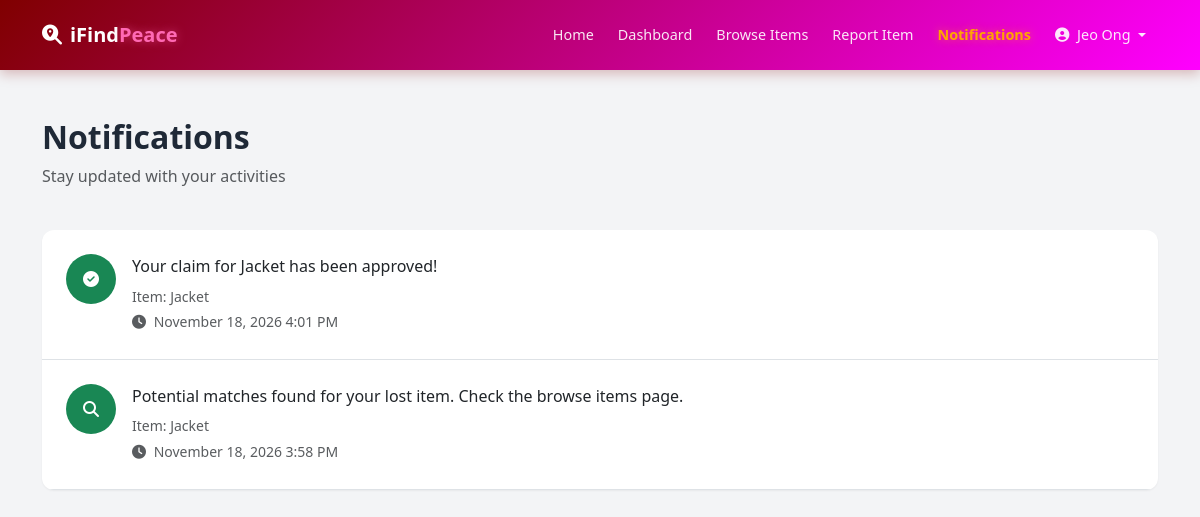
Screenshot of /notifications.php (signed in) with the database file from the repository.
### tables this page shows
CREATE TABLE `notifications` (
  `notification_id` int(11) NOT NULL,
  `user_id` int(11) NOT NULL,
  `item_id` int(11) DEFAULT NULL,
  `notification_type` enum('match_found','claim_approved','claim_rejected','item_expired','deadline_reminder','admin_message') NOT NULL,
  `message` text NOT NULL,
  `is_read` tinyint(1) DEFAULT 0,
  `created_at` timestamp NOT NULL DEFAULT current_timestamp()
);

CREATE TABLE `items` (
  `item_id` int(11) NOT NULL,
  `user_id` int(11) NOT NULL,
  `category_id` int(11) NOT NULL,
  `item_name` varchar(200) NOT NULL,
  `item_type` enum('lost','found') NOT NULL,
  `description` text NOT NULL,
  `location_found` varchar(200) DEFAULT NULL,
  `location_lost` varchar(200) DEFAULT NULL,
  `date_found` date DEFAULT NULL,
  `date_lost` date DEFAULT NULL,
  `image_path` varchar(255) DEFAULT NULL,
  `color` varchar(50) DEFAULT NULL,
  `brand` varchar(100) DEFAULT NULL,
  `status` enum('pending','claimed','returned','donated','expired') DEFAULT 'pending',
  `is_verified` tinyint(1) DEFAULT 0,
  `view_count` int(11) DEFAULT 0,
  `created_at` timestamp NOT NULL DEFAULT current_timestamp(),
  `updated_at` timestamp NOT NULL DEFAULT current_timestamp() ON UPDATE current_timestamp()
);

### config/config.php (called while the page is built, shortened)
<?php
function isLoggedIn() {
    return isset($_SESSION['user_id']);
}
function isAdmin() {
    return isset($_SESSION['user_type']) && $_SESSION['user_type'] === 'admin';
}
?>

### notifications.php (the view, shortened to what this page needs)
<?php
require_once 'config/config.php';
$conn = getDBConnection();
$user_id = $_SESSION['user_id'];
$conn->query("UPDATE notifications SET is_read = TRUE WHERE user_id = $user_id");
$query = "SELECT n.*, i.item_name
          FROM notifications n
          LEFT JOIN items i ON n.item_id = i.item_id
          WHERE n.user_id = ?
          ORDER BY n.created_at DESC";
$stmt = $conn->prepare($query);
$stmt->bind_param("i", $user_id);
$stmt->execute();
$notifications = $stmt->get_result();
?>
<!DOCTYPE html>
<html lang="en">
<head>
    <link href="https://cdn.jsdelivr.net/npm/bootstrap@5.3.0/dist/css/bootstrap.min.css" rel="stylesheet">
    <link href="https://cdnjs.cloudflare.com/ajax/libs/font-awesome/6.4.0/css/all.min.css" rel="stylesheet">
    <link href="assets/css/style.css" rel="stylesheet">
</head>
<body>
    <nav class="navbar navbar-expand-lg navbar-dark sticky-top">
        <div class="container">
            <a class="navbar-brand" href="index.php">
                <i class="fas fa-search-location me-2"></i>iFind<span>Peace</span>
            </a>
            <div class="collapse navbar-collapse" id="navbarNav">
                <ul class="navbar-nav ms-auto">
                    <li class="nav-item">
                        <a class="nav-link" href="index.php">Home</a>
                    </li>
                    <?php if (isLoggedIn()): ?>
                        <li class="nav-item">
                            <a class="nav-link" href="<?php echo isAdmin() ? 'admin/dashboard.php' : 'dashboard.php'; ?>">Dashboard</a>
                        </li>
                    <?php endif; ?>
                    <li class="nav-item">
                        <a class="nav-link" href="items.php">Browse Items</a>
                    </li>
                    <li class="nav-item">
                        <a class="nav-link" href="report.php">Report Item</a>
                    </li>
                    <li class="nav-item">
                        <a class="nav-link active" href="notifications.php">Notifications</a>
                    </li>
                    <li class="nav-item dropdown">
                        <a class="nav-link dropdown-toggle" href="#" data-bs-toggle="dropdown">
                            <i class="fas fa-user-circle me-1"></i>
                            <?php echo htmlspecialchars($_SESSION['full_name']); ?>
                        </a>
                    </li>
                </ul>
            </div>
        </div>
    </nav>
    <div class="container py-5">
        <div class="row mb-4">
            <div class="col-12">
                <h2 class="fw-bold">Notifications</h2>
                <p class="text-muted">Stay updated with your activities</p>
            </div>
        </div>
        <?php if ($notifications->num_rows > 0): ?>
            <div class="card">
                <div class="card-body p-0">
                    <?php while ($notif = $notifications->fetch_assoc()): ?>
                        <div class="notification-item p-4 border-bottom">
                            <div class="d-flex align-items-start">
                                <div class="me-3">
                                    <?php
                                    $icon = 'fa-bell';
                                    $color = 'primary';
                                    switch($notif['notification_type']) {
                                        case 'match_found':
                                            $icon = 'fa-search';
                                            $color = 'success';
                                            break;
                                        case 'claim_approved':
                                            $icon = 'fa-check-circle';
                                            $color = 'success';
                                            break;
                                    }
                                    ?>
                                    <div class="rounded-circle bg-<?php echo $color; ?> d-flex align-items-center justify-content-center" style="width: 50px; height: 50px;">
                                        <i class="fas <?php echo $icon; ?> text-white"></i>
                                    </div>
                                </div>
                                <div class="flex-grow-1">
                                    <p class="mb-1"><?php echo htmlspecialchars($notif['message']); ?></p>
                                    <?php if ($notif['item_name']): ?>
                                        <small class="text-muted">Item: <?php echo htmlspecialchars($notif['item_name']); ?></small>
                                    <?php endif; ?>
                                    <br>
                                    <small class="text-muted">
                                        <i class="fas fa-clock me-1"></i>
                                        <?php echo date('F d, Y g:i A', strtotime($notif['created_at'])); ?>
                                    </small>
                                </div>
                            </div>
                        </div>
                    <?php endwhile; ?>
                </div>
            </div>
        <?php endif; ?>
    </div>
</body>
</html>

### assets/css/style.css (style rules this page uses)
:root { --primary-color: #800000; --primary-dark: #600000; --secondary-color: #ff00ff; --accent-color: #c71585; --danger-color: #ef4444; --dark-color: #1f2937; --light-color: #f9fafb; --gradient-primary: linear-gradient(135deg, #800000 0%, #ff00ff 100%); --gradient-secondary: linear-gradient(135deg, #ff00ff 0%, #c71585 100%); --shadow-sm: 0 1px 2px 0 rgba(0, 0, 0, 0.05); --shadow-md: 0 4px 6px -1px rgba(0, 0, 0, 0.1); --shadow-lg: 0 10px 15px -3px rgba(0, 0, 0, 0.1); --shadow-xl: 0 20px 25px -5px rgba(0, 0, 0, 0.1); }
* { margin: 0; padding: 0; box-sizing: border-box; }
body { font-family: 'Segoe UI', Tahoma, Geneva, Verdana, sans-serif; background-color: #f3f4f6; color: #1f2937; line-height: 1.6; }
.navbar { background: linear-gradient(135deg, #800000 0%, #ff00ff 100%) !important; box-shadow: 0 4px 12px rgba(128,0,0,0.25); padding: 0.875rem 0; }
.navbar-brand { font-weight: 700; font-size: 1.25rem; color: white !important; }
.navbar-brand span { color: #ff69b4; text-shadow: 0 0 10px rgba(255,105,180,0.5); }
.nav-link { color: rgba(255, 255, 255, 0.9) !important; font-weight: 500; transition: all 0.3s ease; margin: 0 0.25rem; font-size: 0.9rem; }
.nav-link.active { color: #FFA500 !important; font-weight: 700; text-shadow: 0 0 10px rgba(255, 165, 0, 0.5); }
.card { border: none; border-radius: 0.75rem; box-shadow: var(--shadow-sm); transition: all 0.3s ease; overflow: hidden; background: white; }
.card-body { padding: 1rem; }
.notification-item { padding: 1rem; border-bottom: 1px solid #e5e7eb; transition: all 0.3s ease; }
.notification-item:last-child { border-bottom: none; }

### rows the page displays
notifications: message "Your claim for Jacket has been approved!", item.item_name "Jacket", created_at "November 18, 2026 4:01 PM"
notifications: message "Potential matches found for your lost item. Check the browse items page.", item.item_name "Jacket", created_at "November 18, 2026 3:58 PM"

### other values shown
$_SESSION['full_name'] "Jeo Ong"
